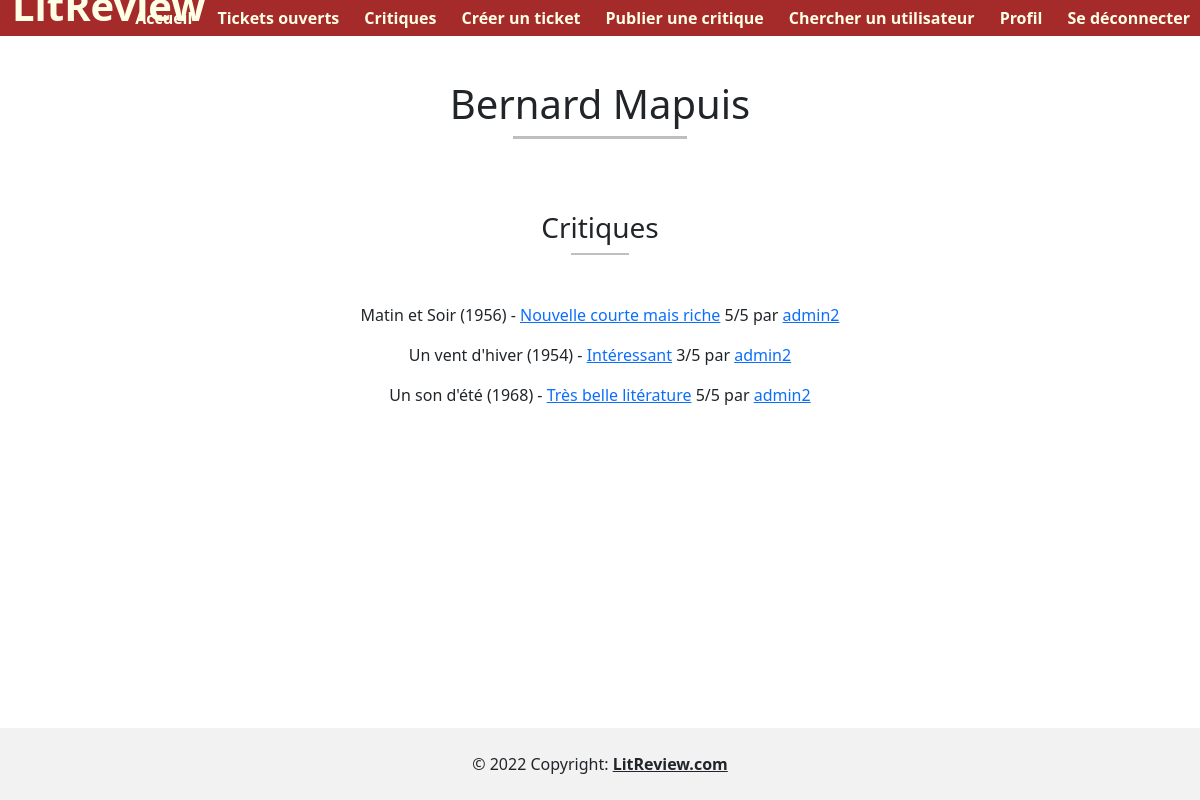
/author/Bernard Mapuis (signed in), run on an earlier commit of the app's database.
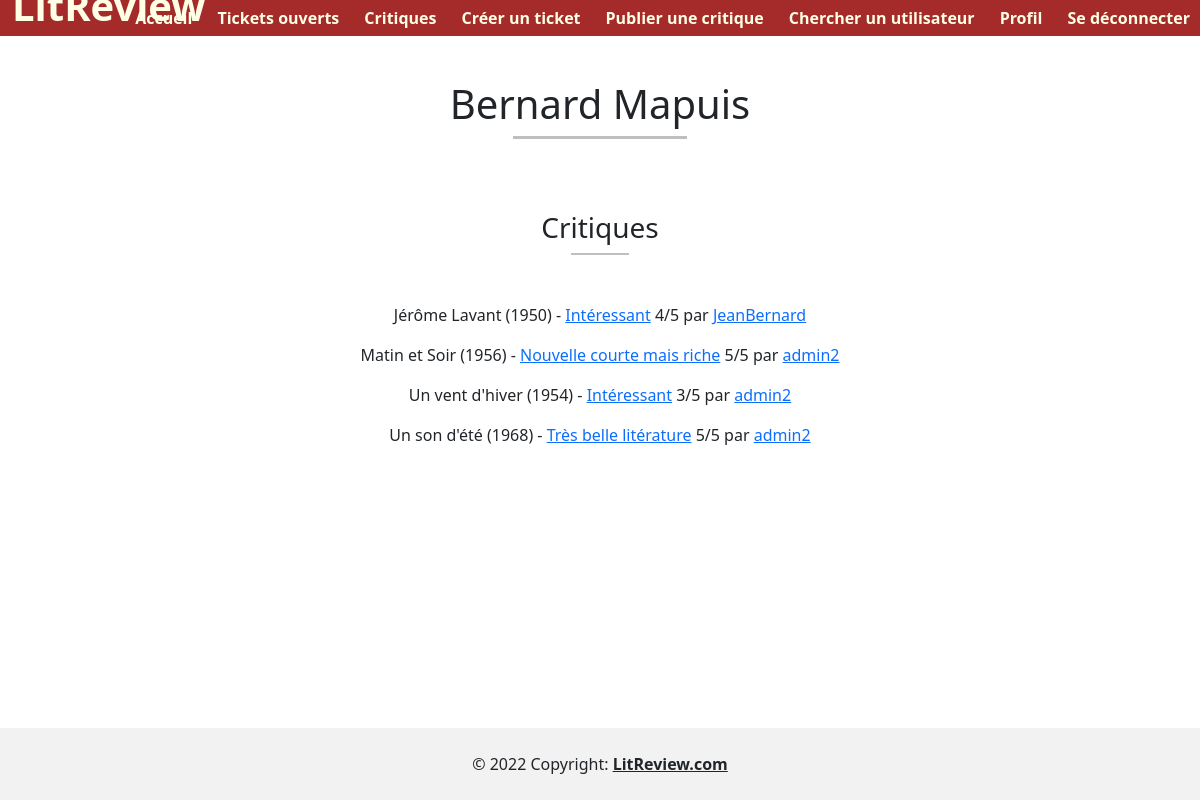
And on a later commit of the database.
### blog/models.py (models this page shows)
class Review(models.Model):
    RATING_CHOICE = [(1, "1"), (2, "2"), (3, "3"), (4, "4"), (5, "5")]
    ticket = models.ForeignKey(to=Ticket, on_delete=models.CASCADE, blank=True, null=True)
    rating = models.PositiveSmallIntegerField(verbose_name='Notes', choices=RATING_CHOICE)
    headline = models.CharField(verbose_name="Titre", max_length=32)
    body = models.TextField(verbose_name="Critique", max_length=8192, blank=True)
    user = models.ForeignKey(to=settings.AUTH_USER_MODEL, on_delete=models.CASCADE)
    time_created = models.DateTimeField(auto_now_add=True)
    content_reference = models.CharField(verbose_name='Titre de la référence', max_length=80, blank=True, null=True)
    content_author = models.CharField(verbose_name='Nom de l\'auteur', max_length=80, blank=True, null=True)
    content_picture = models.ImageField(verbose_name='Image', upload_to='ticket', blank=True, null=True)
    publication_year = models.IntegerField(verbose_name='Date de publication',
                                           validators=[MinValueValidator(-400),
                                                       MaxValueValidator(datetime.date.today().year)],
                                           blank=True, null=True)
    def __str__(self):
        return self.headline
    class Meta:
        ordering = ['-time_created']

### authentication/models.py (models this page shows)
class User(AbstractUser):
    tickets_list = models.ManyToManyField(Ticket, related_name="tickets_list")
    reviews_list = models.ManyToManyField(Review, related_name="reviews_list")
    description = models.TextField(verbose_name="Description", max_length=1000, blank=True, null=True)
    class Meta:
        ordering = ['-username']

### blog/views.py (the view)
# urls.py: path('author/<str:author_refererence>', views.show_author_work, name='author-page'),
@login_required
def show_author_work(request, author_refererence):
    tickets = Ticket.objects.filter(content_author=author_refererence, status=True)
    reviews = Review.objects.filter(content_author=author_refererence)
    context = {
        'tickets': tickets,
        'reviews': reviews,
        'author': author_refererence,
    }
    return render(request, 'tickets_reviews/author_work.html', context=context)

### blog/templatetags/blog_extras.py (called while the page is built)
@register.simple_tag(takes_context=True)
def add_paranthesis(context, content):
    if content:
        return f'({content})'
    else:
        return ''

### blog/templates/tickets_reviews/author_work.html (shortened to what this page needs)
{% extends 'base.html' %}
{% load blog_extras %}
{% block content %}
<br>
<h1>{{ author }}</h1>
<hr>
<br><br><br>
{% if reviews %}
    <h3>Critique{{ reviews|pluralize:" ,s" }}</h3>
    <hr class="small"><br><br>
    {% for review in reviews %}
        <p>
            {{ review.content_reference }} {% add_paranthesis review.publication_year %} -
            <a href="{% url 'show-review' review.id %}">{{ review }}</a> {{ review.rating }}/5 par
            <a href="{% url 'user-page' review.user.id %}">{{ review.user }}</a>
        </p>
    {% endfor %}
{% endif %}
{% endblock %}

What changed in the data, as far as the page shows it:
added Review: content_reference "Jérôme Lavant", publication_year "(1950)", headline "Intéressant", rating "4", user "JeanBernard"
